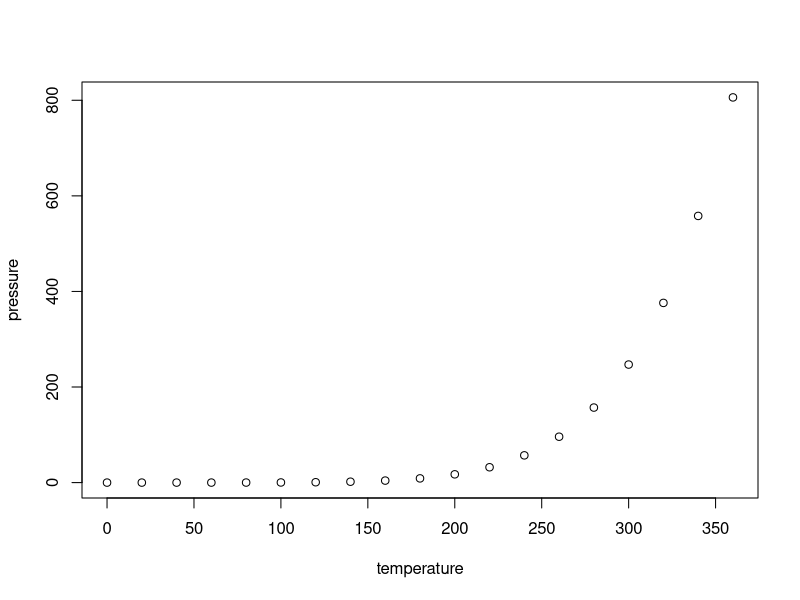
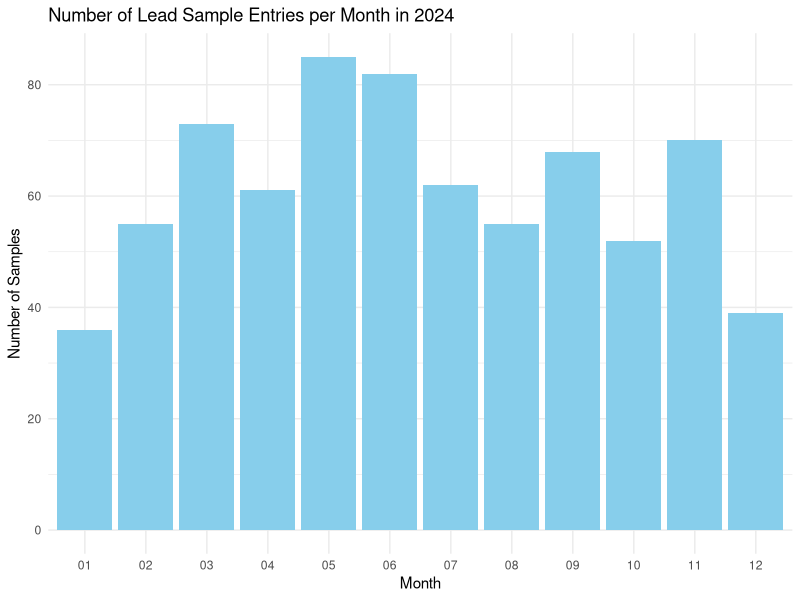

Reproduce these figures in R, in order.
## ---- chunk 1
knitr::opts_chunk$set(echo = TRUE)
## ---- chunk 2
summary(cars)
## ---- chunk 3
plot(pressure)
## ---- chunk 4
library(tidyverse)
data <- read_csv("Non Regulated Lead Samples.csv")

## ---- chunk 5
data$`Sample Date` <- as.Date(data$`Sample Date`, format = "%Y-%m-%d")

data_2024 <- data %>%
  filter(format(`Sample Date`, "%Y") == "2024")

monthly_counts <- data_2024 %>%
  mutate(Month = format(`Sample Date`, "%m")) %>%
  count(Month)

## ---- chunk 6
ggplot(monthly_counts, aes(x = Month, y = n)) +
  geom_bar(stat = "identity", fill = "skyblue") +
  labs(
    title = "Number of Lead Sample Entries per Month in 2024",
    x = "Month",
    y = "Number of Samples"
  ) +
  theme_minimal()
## ---- chunk 7
png("Visualization 2.png", width = 800, height = 600)  
dev.off()
